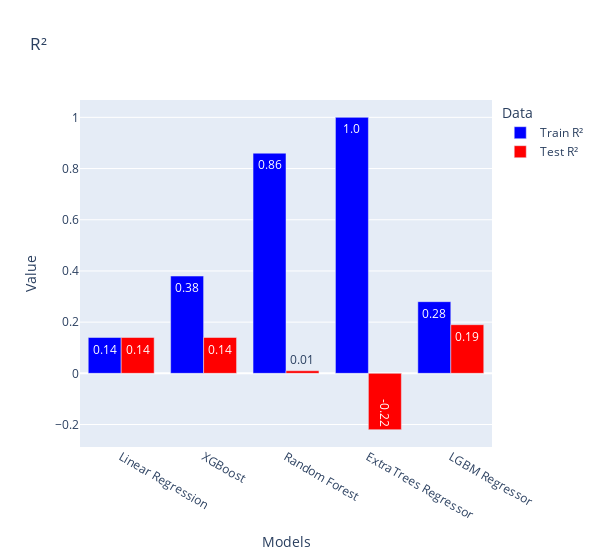

Notebook code for this chart:
### Code cell
fig = go.Figure()

# Bar chart for R²
fig.add_trace(go.Bar(
    x=models,
    y=train_r2,
    name='Train R²',
    marker_color='blue',
    text=train_r2,  # Add this line to specify the text for each bar
    # 'auto' places the text inside the bars; you can also use 'outside' or 'inside'
    textposition='auto'
))

fig.add_trace(go.Bar(
    x=models,
    y=test_r2,
    name='Test R²',
    marker_color='red',
    text=test_r2,  # Add this line to specify the text for each bar
    # 'auto' places the text inside the bars; you can also use 'outside' or 'inside'
    textposition='auto'
))

# Update the layout
fig.update_layout(
    barmode='group',
    title='R²',
    xaxis_title='Models',
    yaxis_title='Value',
    legend_title='Data',
    width=600,
    # plot_bgcolor='rgba(0,0,0,0)',  # Set plot background color to transparent
    # paper_bgcolor='rgba(0,0,0,0)'
)

# Show the plot
fig.show()

### Figure 1 — Plotly figure (JSON) as saved in the notebook; plotly's stock layout.template omitted (floating-point values rounded to 4 significant figures)
{"data": [{"marker": {"color": "blue"}, "name": "Train R²", "text": ["0.14", "0.38", "0.86", "1.0", "0.28"], "textposition": "auto", "type": "bar", "x": ["Linear Regression", "XGBoost", "Random Forest", "ExtraTrees Regressor", "LGBM Regressor"], "y": [0.14, 0.38, 0.86, 1, 0.28]}, {"marker": {"color": "red"}, "name": "Test R²", "text": ["0.14", "0.14", "0.01", "-0.22", "0.19"], "textposition": "auto", "type": "bar", "x": ["Linear Regression", "XGBoost", "Random Forest", "ExtraTrees Regressor", "LGBM Regressor"], "y": [0.14, 0.14, 0.01, -0.22, 0.19]}], "layout": {"barmode": "group", "legend": {"title": {"text": "Data"}}, "title": {"text": "R²"}, "width": 600, "xaxis": {"title": {"text": "Models"}}, "yaxis": {"title": {"text": "Value"}}}}
